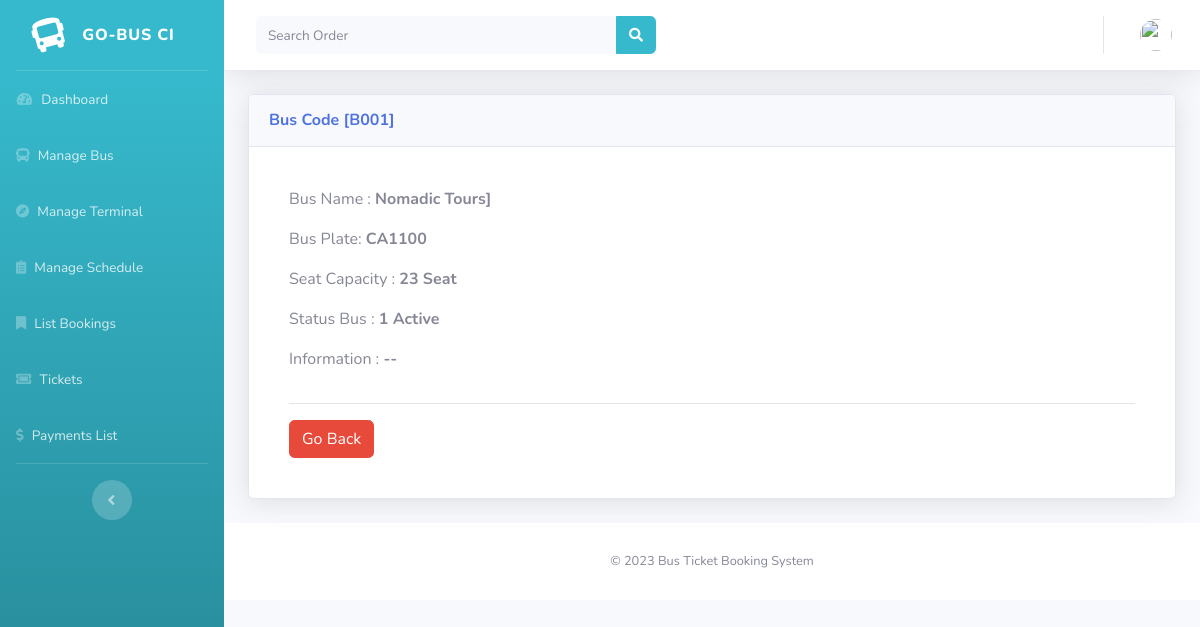
The page /backend/bus/viewbus/B001 on the database its author committed.
### tables this page shows
CREATE TABLE `tbl_bus` (
  `kd_bus` varchar(50) NOT NULL,
  `nama_bus` varchar(50) DEFAULT NULL,
  `plat_bus` varchar(50) DEFAULT NULL,
  `kapasitas_bus` int(13) DEFAULT NULL,
  `status_bus` int(1) DEFAULT NULL,
  `desc_bus` varchar(50) DEFAULT NULL
);

### application/controllers/backend/Bus.php (called while the page is built, shortened)
<?php
class Bus extends CI_Controller {
	function __construct(){
		$this->load->model('getkod_model');
	}
	public function viewbus($id=''){
		$data['title'] = "View Bus";
		$data['bus'] = $this->db->query("SELECT * FROM tbl_bus WHERE kd_bus = '".$id."'")->row_array();
		$this->load->view('backend/view_bus', $data);
	}
}

### index.php (called while the page is built, shortened)
<?php
require_once BASEPATH.'core/CodeIgniter.php';

### application/views/backend/view_bus.php (the view, shortened to what this page needs)
<!DOCTYPE html>
<html lang="en">
  <head>
  </head>
  <body id="page-top">
    <div class="container-fluid">
      <div class="card shadow mb-4">
        <div class="card-header py-3">
          <h6 class="m-0 font-weight-bold text-primary">Bus Code [<?= $bus['kd_bus']; ?>]  </h6>
        </div>
        <div class="card-body">
            <div class="card-body">
              <div class="row">
                <div class="col-sm-6">
                  <p>Bus Name : <b> <?= $bus['nama_bus']?>]</b></p>
                  <p>Bus Plate: <b><?= strtoupper($bus['plat_bus']) ?></b></p>
                  <p>Seat Capacity : <b><?= $bus['kapasitas_bus']; ?> Seat</b></p>
                  <p>Status Bus    : <b><?= $bus['status_bus'] ?></td>
                  <?php if ($bus['status_bus'] == '1') { ?>
                    <td class="btn-success"> Active</td>
                    <?php } else { ?>
                    <td class="btn-danger">InActive</td>
                  <?php } ?></b></p>
                  <p>Information : <b><?= $bus['desc_bus'] ?></b></p>
                </div>
                <div class="col-sm-6">
                </div>
            </div>
            <hr>
            <a class="btn btn-danger" href="javascript:history.back()"> Go Back</a>
          </div>
      </div>
    </div>
  </div>
</body>
</html>

### application/views/backend/view_bus.php (style rules this page uses)
body { font-family: Arial, Helvetica, sans-serif; }

### rows shown on the page
tbl_bus: kd_bus "B001", nama_bus "Nomadic Tours", plat_bus "CA1100", kapasitas_bus "23", status_bus "1", desc_bus "--"
